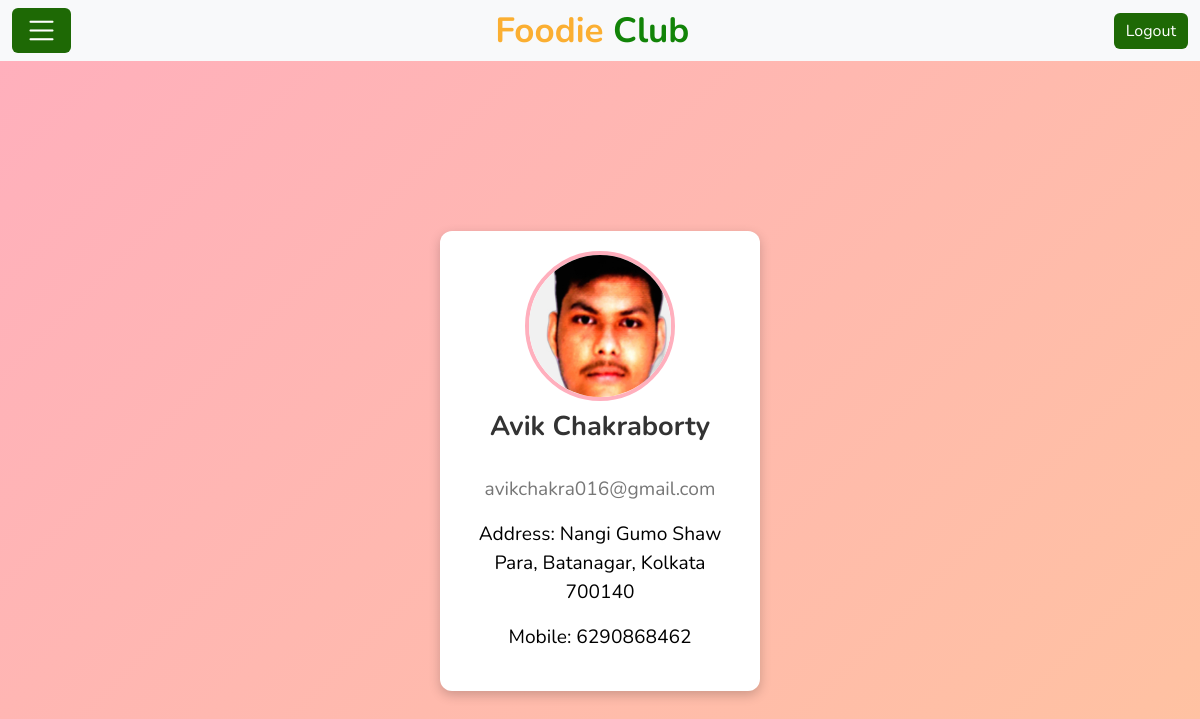
Page /my_profile/ (signed in) on the committed database.
### Customer/models.py (models this page shows)
class Customer(models.Model):
    cust_id=models.AutoField(primary_key=True)
    name=models.CharField(max_length=100)
    profile_picture=models.ImageField(upload_to='profile_picture/',validators=[validate_image])
    email=models.EmailField(unique=True)
    password=models.CharField(max_length=50)
    mobile_number=models.BigIntegerField(unique=True)
    address=models.CharField(max_length=300)

### Customer/views.py (the view)
# urls.py: path('my_profile/',views.my_profile,name="my_profile"),
def my_profile(request):
    email=request.session.get('email')
    if request.session and Customer.objects.filter(email=email).exists():
        customer=Customer.objects.get(email=email)
        data={'cus_name':customer.name,'cus_profile_picture':customer.profile_picture,'cus_email':customer.email,'cus_address':customer.address,'cus_mobilenumber':customer.mobile_number}
        return render(request,'My_profile.html',data)
    else:
        return redirect('error')

### templates/My_profile.html (shortened to what this page needs)
<!DOCTYPE html>
<html lang="en">
<head>
    {%load static%}
    <link href="https://cdn.jsdelivr.net/npm/bootstrap@5.3.0-alpha3/dist/css/bootstrap.min.css" rel="stylesheet">
    <link rel="stylesheet" href="https://cdn.jsdelivr.net/npm/bootstrap-icons@1.11.3/font/bootstrap-icons.min.css">
</head>
<body>
    <div class="navbar navbar-expand-lg bg-light navbar-light">
        <div class="container-fluid">
            <a class="btn btn-primary navbar-brand" data-bs-toggle="offcanvas" href="#offcanvasExample" role="button" aria-controls="offcanvasExample"><i class="bi bi-list" style="color: white;"></i></a>
            <a href="/" class="navbar-brand">Foodie <span>Club</span></a>
            <a href="/logout"><button type="button" class="btn btn-primary">
                Logout
            </button></a>
        </div>
    </div>
    <div class="page-container">
        <div class="profile-container">
            <div class="profile-header">
            <div class="profile-pic">
                <img src="{{cus_profile_picture.url}}" alt="Profile Picture" height="150" width="150" style="object-fit: cover; object-position: center;">
            </div>
            <h1 class="name">{{cus_name}}</h1>
            <br>
            <p class="email">{{cus_email}}</p>
            <p id="text" style="font-size: 1.2em;">Address: {{cus_address}}</p>
            <p id="text" style="font-size: 1.2em;">Mobile: {{cus_mobilenumber}}</p>
            </div>
        </div>
    </div>
</body>
</html>

### templates/My_profile.html (style rules this page uses)
body { color: black; margin: 0; font-family: 'Nunito', sans-serif; background: linear-gradient(135deg, rgb(255, 175, 189), rgb(255, 195, 160)); }
.btn-primary { background-color: #1e6905; border: none; }
.navbar .navbar-brand { margin: 0; color: #fbaf32; font-size: 35px; line-height: 0px; font-weight: 700; font-family: 'Nunito', sans-serif; transition: .5s; }
.navbar .navbar-brand span { color: #128408; }
.page-container { display: flex; justify-content: center; align-items: center; min-height: 100vh; top: -30px; }
.profile-container { background: #fff; border-radius: 12px; box-shadow: 0px 4px 12px rgba(0, 0, 0, 0.2); overflow: hidden; width: 320px; text-align: center; padding: 20px; }
.profile-header { margin-bottom: 20px; }
.profile-pic { height: 150px; width: 150px; margin: 0 auto 10px; overflow: hidden; border-radius: 50%; border: 4px solid #ffafbd; }
.name { font-size: 1.7em; font-weight: bold; color: #333; }
.email { font-size: 1.2em; color: #777; }

### rows in the picture
Customer: name "Avik Chakraborty", email "avikchakra016@gmail.com", address "Nangi Gumo Shaw Para, Batanagar, Kolkata 700140"

### other values in the picture
{{ cus_mobilenumber }} "6290868462"
